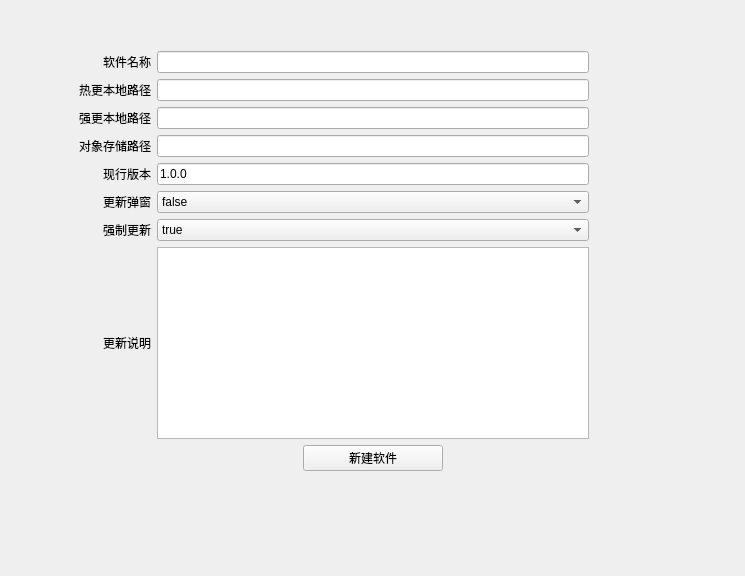
<?xml version="1.0" encoding="UTF-8"?>
<ui version="4.0">
 <class>Form_add_app</class>
 <widget class="QWidget" name="Form_add_app">
  <property name="geometry">
   <rect>
    <x>0</x>
    <y>0</y>
    <width>745</width>
    <height>576</height>
   </rect>
  </property>
  <property name="windowTitle">
   <string>Form</string>
  </property>
  <layout class="QVBoxLayout" name="verticalLayout" stretch="0,10">
   <item>
    <spacer name="verticalSpacer_2">
     <property name="orientation">
      <enum>Qt::Vertical</enum>
     </property>
     <property name="sizeHint" stdset="0">
      <size>
       <width>20</width>
       <height>40</height>
      </size>
     </property>
    </spacer>
   </item>
   <item>
    <layout class="QHBoxLayout" name="horizontalLayout" stretch="8,2">
     <item>
      <layout class="QGridLayout" name="gridLayout">
       <item row="9" column="4">
        <spacer name="verticalSpacer">
         <property name="orientation">
          <enum>Qt::Vertical</enum>
         </property>
         <property name="sizeHint" stdset="0">
          <size>
           <width>20</width>
           <height>40</height>
          </size>
         </property>
        </spacer>
       </item>
       <item row="2" column="0">
        <widget class="BodyLabel" name="label_3">
         <property name="text">
          <string>强更本地路径</string>
         </property>
         <property name="alignment">
          <set>Qt::AlignRight|Qt::AlignTrailing|Qt::AlignVCenter</set>
         </property>
        </widget>
       </item>
       <item row="5" column="2" colspan="3">
        <widget class="ComboBox" name="comboBox_update_toast">
         <item>
          <property name="text">
           <string>false</string>
          </property>
         </item>
         <item>
          <property name="text">
           <string>true</string>
          </property>
         </item>
        </widget>
       </item>
       <item row="1" column="0">
        <widget class="BodyLabel" name="label_2">
         <property name="text">
          <string>热更本地路径</string>
         </property>
         <property name="alignment">
          <set>Qt::AlignRight|Qt::AlignTrailing|Qt::AlignVCenter</set>
         </property>
        </widget>
       </item>
       <item row="6" column="0">
        <widget class="BodyLabel" name="label_9">
         <property name="text">
          <string>强制更新</string>
         </property>
         <property name="alignment">
          <set>Qt::AlignRight|Qt::AlignTrailing|Qt::AlignVCenter</set>
         </property>
        </widget>
       </item>
       <item row="3" column="2" colspan="3">
        <widget class="LineEdit" name="lineEdit_OSS_path"/>
       </item>
       <item row="8" column="3">
        <widget class="PushButton" name="btn_creat_app">
         <property name="text">
          <string>新建软件</string>
         </property>
        </widget>
       </item>
       <item row="0" column="0">
        <widget class="BodyLabel" name="label">
         <property name="text">
          <string>软件名称</string>
         </property>
         <property name="alignment">
          <set>Qt::AlignRight|Qt::AlignTrailing|Qt::AlignVCenter</set>
         </property>
        </widget>
       </item>
       <item row="1" column="2" colspan="3">
        <widget class="LineEdit" name="lineEdit_hot_update_path"/>
       </item>
       <item row="3" column="0">
        <widget class="BodyLabel" name="label_4">
         <property name="text">
          <string>对象存储路径</string>
         </property>
         <property name="alignment">
          <set>Qt::AlignRight|Qt::AlignTrailing|Qt::AlignVCenter</set>
         </property>
        </widget>
       </item>
       <item row="4" column="2" colspan="3">
        <widget class="LineEdit" name="lineEdit_Version">
         <property name="text">
          <string>1.0.0</string>
         </property>
        </widget>
       </item>
       <item row="5" column="0">
        <widget class="BodyLabel" name="label_6">
         <property name="text">
          <string>更新弹窗</string>
         </property>
         <property name="alignment">
          <set>Qt::AlignRight|Qt::AlignTrailing|Qt::AlignVCenter</set>
         </property>
        </widget>
       </item>
       <item row="6" column="2" colspan="3">
        <widget class="ComboBox" name="comboBox_update_force">
         <item>
          <property name="text">
           <string>true</string>
          </property>
         </item>
         <item>
          <property name="text">
           <string>false</string>
          </property>
         </item>
        </widget>
       </item>
       <item row="7" column="2" colspan="3">
        <widget class="TextEdit" name="textEdit_update_content"/>
       </item>
       <item row="7" column="0">
        <widget class="BodyLabel" name="label_7">
         <property name="layoutDirection">
          <enum>Qt::LeftToRight</enum>
         </property>
         <property name="text">
          <string>更新说明</string>
         </property>
         <property name="alignment">
          <set>Qt::AlignRight|Qt::AlignTrailing|Qt::AlignVCenter</set>
         </property>
        </widget>
       </item>
       <item row="4" column="0">
        <widget class="BodyLabel" name="label_5">
         <property name="text">
          <string>现行版本</string>
         </property>
         <property name="alignment">
          <set>Qt::AlignRight|Qt::AlignTrailing|Qt::AlignVCenter</set>
         </property>
        </widget>
       </item>
       <item row="2" column="2" colspan="3">
        <widget class="LineEdit" name="lineEdit_force_update_path"/>
       </item>
       <item row="0" column="2" colspan="3">
        <widget class="LineEdit" name="lineEdit_app_name"/>
       </item>
      </layout>
     </item>
     <item>
      <spacer name="horizontalSpacer">
       <property name="orientation">
        <enum>Qt::Horizontal</enum>
       </property>
       <property name="sizeHint" stdset="0">
        <size>
         <width>40</width>
         <height>20</height>
        </size>
       </property>
      </spacer>
     </item>
    </layout>
   </item>
  </layout>
 </widget>
 <customwidgets>
  <customwidget>
   <class>ComboBox</class>
   <extends>QComboBox</extends>
   <header>qfluentwidgets</header>
  </customwidget>
  <customwidget>
   <class>PushButton</class>
   <extends>QPushButton</extends>
   <header>qfluentwidgets</header>
  </customwidget>
  <customwidget>
   <class>BodyLabel</class>
   <extends>QLabel</extends>
   <header>qfluentwidgets</header>
  </customwidget>
  <customwidget>
   <class>LineEdit</class>
   <extends>QLineEdit</extends>
   <header>qfluentwidgets</header>
  </customwidget>
  <customwidget>
   <class>TextEdit</class>
   <extends>QTextEdit</extends>
   <header>qfluentwidgets</header>
  </customwidget>
 </customwidgets>
 <resources/>
 <connections/>
</ui>
